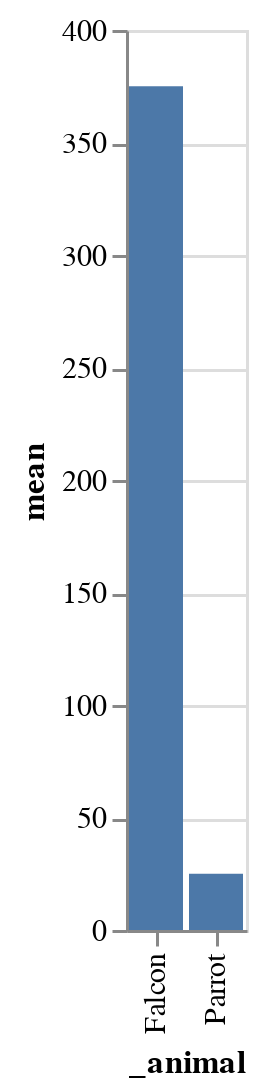

Here is the notebook cell this chart was saved with:
### Code cell
# Render the Chart: Display the chart.
# You can also do: chart.display()
chart

### Figure 1 — Vega-Lite specification as saved in the notebook (floating-point values rounded to 4 significant figures)
{"config": {"view": {"continuousWidth": 300, "continuousHeight": 300}}, "data": {"name": "data-3a399af0c1ef092712b4d1091a12f9af"}, "mark": {"type": "bar"}, "encoding": {"x": {"field": "_animal", "type": "ordinal"}, "y": {"field": "mean", "type": "quantitative"}}, "$schema": "https://vega.github.io/schema/vega-lite/v5.17.0.json", "datasets": {"data-3a399af0c1ef092712b4d1091a12f9af": [{"_animal": "Falcon", "mean": 375.0, "count": 750.0}, {"_animal": "Parrot", "mean": 25.0, "count": 50.0}]}}
